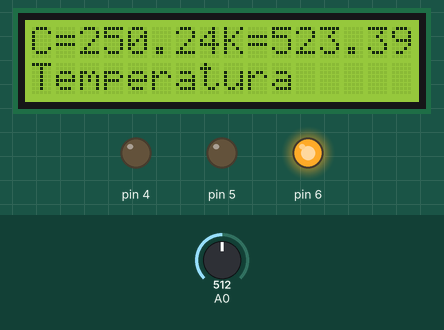
Simulated run of this sketch. Board: Arduino Uno, built with avr-gcc and run on an emulated ATmega328P. Parts: 16×2 character LCD, output pins drawn as LEDs (lit = HIGH). The test bench sets the inputs (shaded band); at power-on: A0 = 512.

Above: at 1.2 s.
1.3 s: A0 set to 57
At 2.7 s:
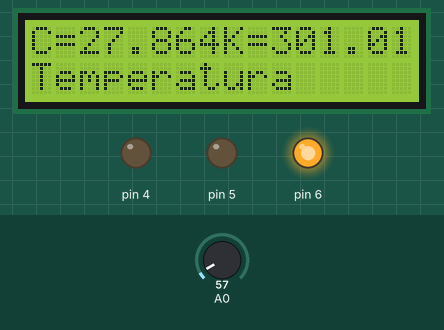
3.0 s: A0 set to 48
At 4.2 s:
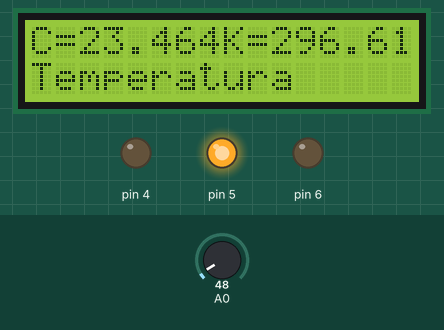
4.5 s: A0 set to 15
At 5.7 s:
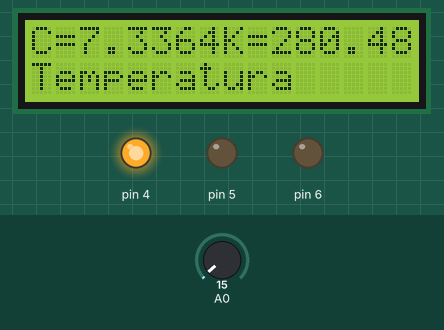
Timing chart, 0 to 7.5 s (numbered marks = the images above; inputs shaded):
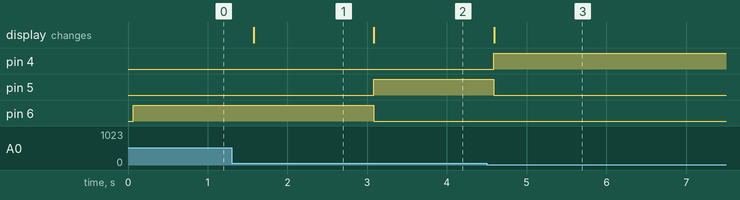

The sketch:

sensor_de_temperatura_lcd.ino
```cpp
#include <LiquidCrystal.h>

LiquidCrystal lcd(7, 8, 9, 10, 11 , 12);
float centi(){
  int dato;
  float c;
  dato=analogRead(A0);
  c=(500.0 * dato)/1023;
  return (c);
}
float kelvin(float cent){
  float k;
  k=cent+273.15;
  return (k);
}


void setup() {
  // put your setup code here, to run once:
  pinMode(6, OUTPUT);
  pinMode(5, OUTPUT);
  pinMode(4, OUTPUT);
  lcd.begin(16,2);
  lcd.print("C=      K=");
  lcd.setCursor(0,1);
  lcd.print("Temperatura");
}

void loop() {
  // put your main code here, to run repeatedly:
  float Centigrados = centi();
  float Kelvin = kelvin(Centigrados);
  if(Centigrados < 23){
    digitalWrite(4, HIGH);
    digitalWrite(5, LOW);
    digitalWrite(6, LOW);
  } else if ( Centigrados > 22 && Centigrados < 25 ){
    digitalWrite(5, HIGH);
    digitalWrite(4, LOW);
    digitalWrite(6, LOW);
  } else{
    digitalWrite(6, HIGH);
    digitalWrite(5, LOW);
    digitalWrite(4, LOW);
  }

  lcd.setCursor(2,0);
  lcd.print(Centigrados);

  lcd.setCursor(10,0);
  lcd.print(Kelvin);

  delay(500);
}
```

Measured:
- the behaviour switches between 52 and 51 on A0 (found by bisection; images 1 and 2)
- after the input at 1.3 s, the display: changes after 0.28 s (image 1)
- after the input at 3.0 s, pin 5: LOW → HIGH after 0.08 s; pin 6: HIGH → LOW after 0.08 s; the display: changes after 0.08 s (image 2)
- after the input at 4.5 s, pin 4: LOW → HIGH after 0.09 s; pin 5: HIGH → LOW after 0.09 s; the display: changes after 0.09 s (image 3)
